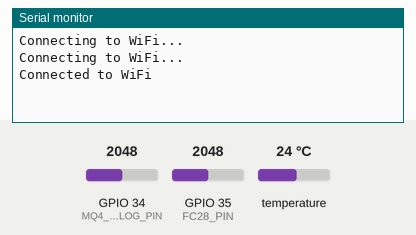
This sketch was run on a simulated ESP32. Parts: the last lines printed to the serial monitor. Inputs (shaded band) come from the test bench; at power-on: temperature 24 °C, GPIO 34 (MQ4_ANALOG_PIN) = 2048, GPIO 35 (FC28_PIN) = 2048. WiFi joins after 1.5 s; servers stay silent unless stated; uploads are accepted with an empty reply.

Above: at 3.3 s.
3.4 s: temperature set to 12 °C
At 12.3 s:
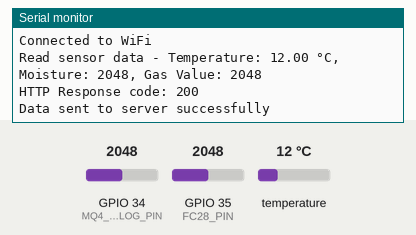
17.3 s: GPIO 34 (MQ4_ANALOG_PIN) set to 2866
At 20.93 s:
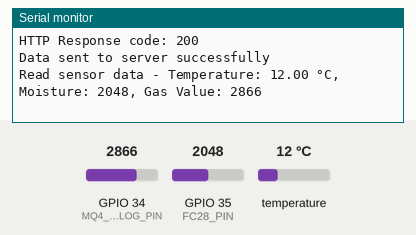
31.2 s: GPIO 35 (FC28_PIN) set to 2866
At 42.3 s:
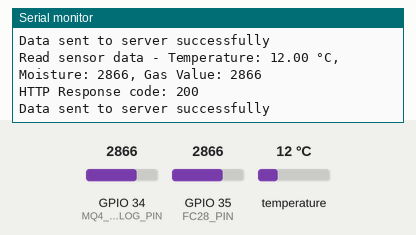
45.1 s: temperature set to 19 °C
At 52.3 s:
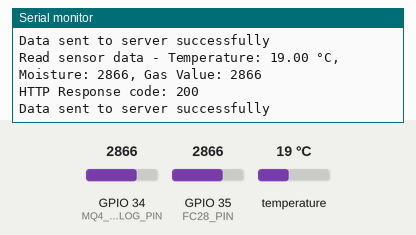
59.0 s: GPIO 34 (MQ4_ANALOG_PIN) set to 3603
At 62.3 s:
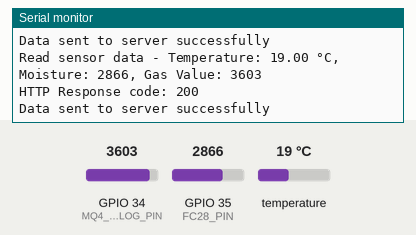
72.9 s: GPIO 35 (FC28_PIN) set to 3603
At 82.4 s:
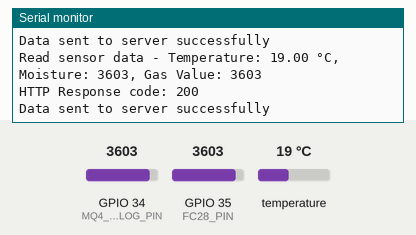
Timing chart, 0 to 83.9 s (numbered marks = the images above; inputs shaded):
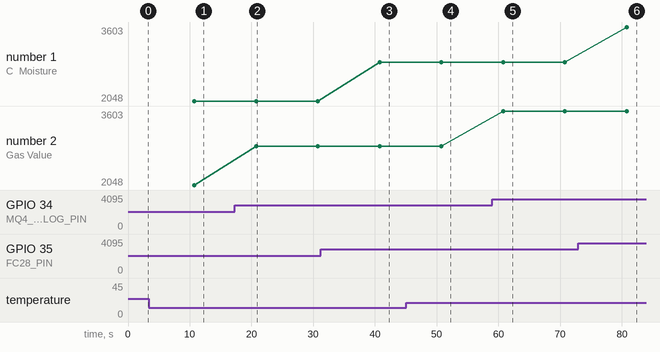

Measured:
- after the input at 3.4 s, the serial monitor: prints a new line after 7.4 s (image 1)
- after the input at 17.3 s, the serial monitor: prints a new line after 3.5 s (image 2)
- after the input at 31.2 s, the serial monitor: prints a new line after 9.6 s (image 3)
- after the input at 45.1 s, the serial monitor: prints a new line after 5.7 s (image 4)
- after the input at 59.0 s, the serial monitor: prints a new line after 1.8 s (image 5)
- after the input at 72.9 s, the serial monitor: prints a new line after 7.9 s (image 6)
- plotted number 2: 2048 → 2866 after the input at 17.3 s, 2866 → 3603 after the input at 59.0 s

The sketch:

AnnaMrita.ino
```cpp
#include <WiFi.h>
#include <HTTPClient.h>
#include <OneWire.h>
#include <DallasTemperature.h>

// WiFi credentials
const char* ssid = "ROG Phone 5_1846";
const char* password = "character";

// Server details
const char* serverURL = "http://192.168.202.73/Annamrita/test.php"; // Change to your server URL

// DS18B20 temperature sensor
#define DS18B20_PIN 33  // GPIO 4 (D4) on ESP32
OneWire oneWire(DS18B20_PIN);
DallasTemperature sensors(&oneWire);

// FC-28 Soil Moisture sensor

#define FC28_PIN 35  // GPIO 35 (A3) on ESP32

// MQ-4 Gas sensor
#define MQ4_ANALOG_PIN 34  // GPIO 34 (A2) on ESP32

float temperature = 0.0;  // Global variable to store temperature
int moisture = 0;         // Global variable to store moisture
int gasValue = 0;         // Global variable to store gas value

unsigned long previousMillis = 0;
const long interval = 10000;  // Interval in milliseconds (10 seconds)

void setup() {
  Serial.begin(9600);
  delay(100);

  // Connect to WiFi
  WiFi.begin(ssid, password);
  while (WiFi.status() != WL_CONNECTED) {
    delay(1000);
    Serial.println("Connecting to WiFi...");
  }
  Serial.println("Connected to WiFi");

  sensors.begin();  // Initialize DS18B20 sensor
}

void loop() {
  unsigned long currentMillis = millis();  // Get current time

  if (currentMillis - previousMillis >= interval) {  // Check if interval has passed
    previousMillis = currentMillis;  // Save the last time data was sent
    readSensorData();  // Read sensor data
    sendDataToServer();  // Send sensor data to server
  }
}

void readSensorData() {
  // Read temperature from DS18B20 sensor
  sensors.requestTemperatures();  // Send the command to get temperatures
  temperature = sensors.getTempCByIndex(0);

  // Read analog value from FC-28 soil moisture sensor
  moisture = analogRead(FC28_PIN);

  // Read analog value from MQ-4 gas sensor
  gasValue = analogRead(MQ4_ANALOG_PIN);

  Serial.print("Read sensor data - Temperature: ");
  Serial.print(temperature);
  Serial.print(" °C, Moisture: ");
  Serial.print(moisture);
  Serial.print(", Gas Value: ");
  Serial.println(gasValue);
}

void sendDataToServer() {
  HTTPClient http;
  http.begin(serverURL);  // Specify the target server
  http.addHeader("Content-Type", "application/x-www-form-urlencoded");

  String data = "temperature=" + String(temperature) + "&moisture=" + String(moisture) + "&gasValue=" + String(gasValue);

  int httpResponseCode = http.POST(data);  // Send data to server

  Serial.print("HTTP Response code: ");
  Serial.println(httpResponseCode);  // Print HTTP response code

  if (httpResponseCode > 0) {
    Serial.println("Data sent to server successfully");
  } else {
    Serial.println("Error sending data to server!");
  }

  http.end();
}
```
